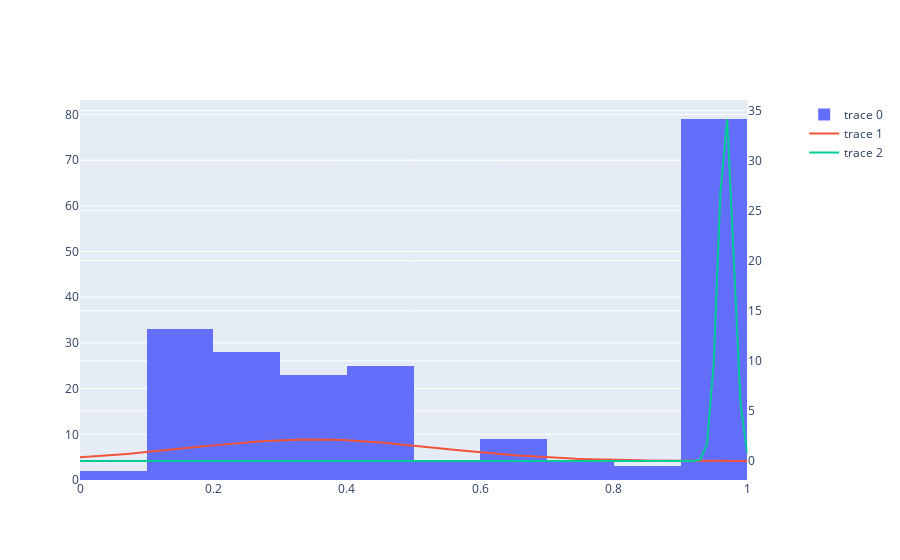

The notebook cell saved with this chart:
### Code cell
gm = vcf_to_mix_model(vcf_file,plot=True,tail_cutoff=0.02)
